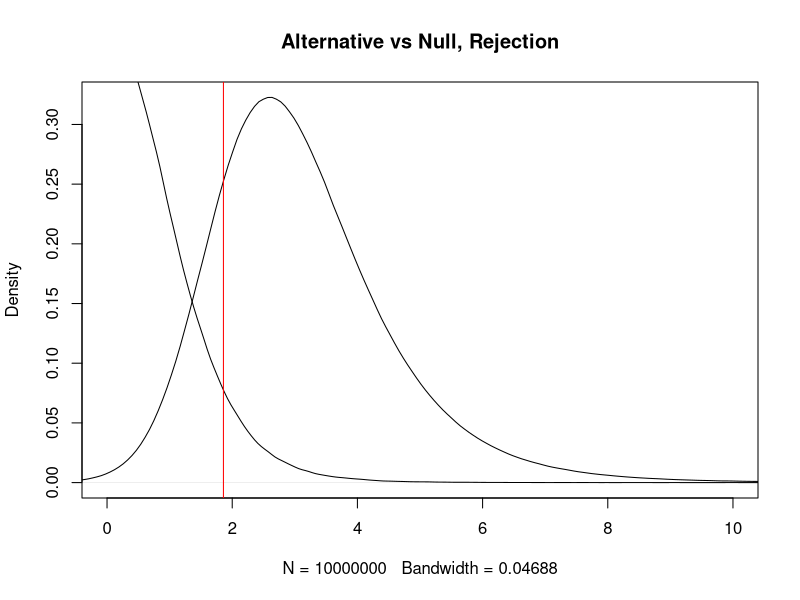

Write R code to recreate this figure.
## ---- chunk 1
knitr::opts_chunk$set(echo = TRUE)
## ---- chunk 2
n=5
tsample=2
sig.level=0.05
tside=1
delta=55
sd=31
df <- pmax(1e-07, n - 1) * tsample
## ---- chunk 3
rejection=qt(sig.level/tside, df, lower.tail = FALSE)
## ---- chunk 4
pt(rejection, df, ncp = sqrt(n/tsample) * delta/sd, lower.tail = FALSE)
## ---- chunk 5
plot(density(rt(10000000,df=8,ncp = sqrt(n/tsample) * delta/sd)),xlim=c(0,10),main="Alternative vs Null, Rejection")
lines(density(rt(1000000,df=8)))
###ncp, or the non-centrality  parameter, is like the deviation of the 
abline(v=qt(sig.level/tside, df, lower.tail = FALSE),col="red")

## ---- chunk 6

#PowerLVESV
power.t.test(n = 5, d = 55, sig.level = 0.05 ,sd=31,alternative="one.sided")

#SWmean
power.t.test(n = 15, d = 2.5, sig.level = 0.05 ,sd=2.6,alternative="one.sided")

##SW_Netherlands

power.t.test(n = 12,d = 2.6, sig.level = 0.05,sd=2.5,alternative="one.sided")
